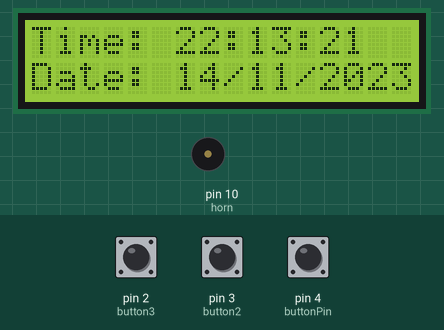
This sketch was run on a simulated Arduino Uno, built with avr-gcc and run on an emulated ATmega328P. Parts: 16×2 character LCD, buzzer (waves = sounding, pin HIGH). The inputs (shaded band) are chosen by the test bench; at power-on: pin 4 (buttonPin) LOW, pin 2 (button3) LOW, pin 3 (button2) LOW. The local clock reads 2024-03-15 10:24:30 at power-on unless the sketch sets it.

Above: at 1.2 s.
1.3 s: pin 4 (buttonPin) pulled HIGH for 0.15 s
At 2.5 s:
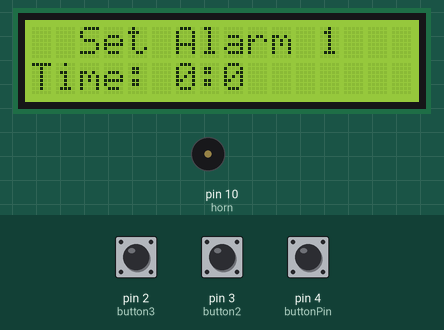
2.9 s: pin 2 (button3) pulled HIGH for 1 s
At 5.1 s:
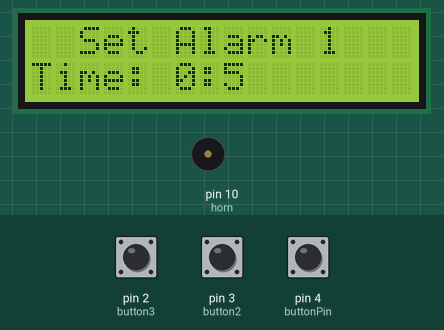
5.4 s: pin 3 (button2) pulled HIGH for 3.2 s
At 9.5 s:
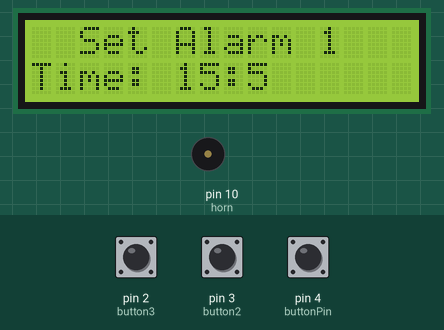
10.1 s: pin 2 (button3) pulled HIGH for 0.15 s
At 11.3 s:
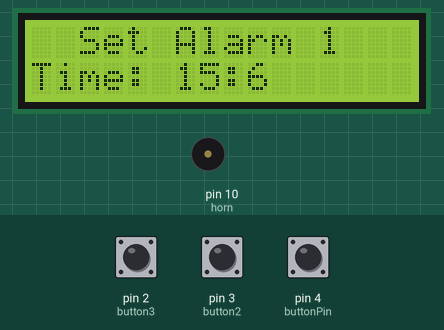
11.8 s: pin 3 (button2) pulled HIGH for 0.15 s
At 12.5 s:
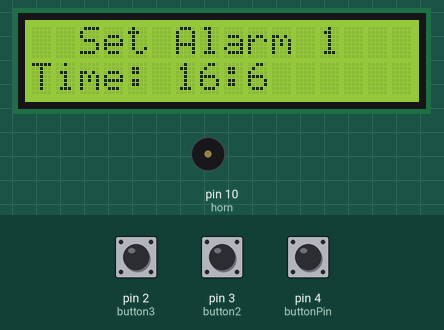
13.5 s: pin 4 (buttonPin) pulled HIGH for 1 s
At 14.5 s:
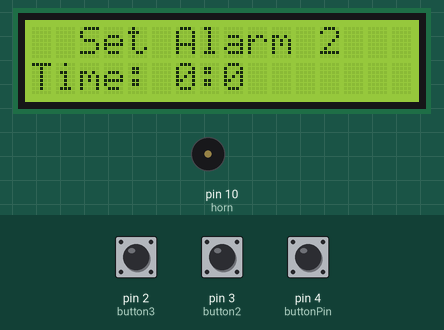
Timing chart, 0 to 16.5 s (numbered marks = the images above; inputs shaded):
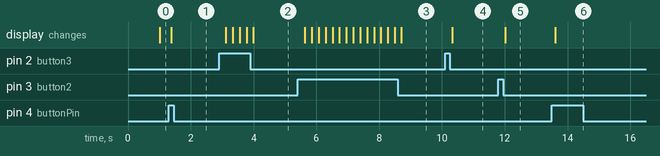

Measured:
- after the input at 1.3 s, the display: changes after 0.08 s (image 1)
- after the input at 2.9 s, the display: first changes after 0.22 s (image 2 shows a later state)
- after the input at 5.4 s, the display: first changes after 0.23 s (image 3 shows a later state)
- after the input at 10.1 s, the display: changes after 0.22 s (image 4)
- after the input at 11.8 s, the display: changes after 0.22 s (image 5)
- after the input at 13.5 s, the display: changes after 0.11 s (image 6)

The sketch:

Alarm_Clock_Code.ino
```cpp
#include <Wire.h>
#include <EEPROM.h>
#include <RTClib.h>
#include <LiquidCrystal_I2C.h>
#include <FastLED.h>

#define LED_PIN 5
#define NUM_LEDS 3
#define BRIGHTNESS 255
#define LED_TYPE WS2811
#define COLOR_ORDER GRB
CRGB leds[NUM_LEDS];

LiquidCrystal_I2C lcd(0x27, 16, 2);
RTC_DS1307 rtc;
int HOUR, MINUT, SECOND;
bool flag = true;
bool alarmflag = true;
int current_second;
int current_minut;
int page = 0;
int Alarm1[2] = { 0, 0 };
int Alarm2[2] = { 0, 0 };

#define UpdateEvery 1
#define buttonPin 4
#define button2 3
#define button3 2
#define horn 10

int buttonState;                     // the current reading from the input pin
int lastButtonState = LOW;           // the previous reading from the input pin
unsigned long lastDebounceTime = 0;  // the last time the output pin was toggled
unsigned long debounceDelay = 50;    // the debounce time; increase if the output flickers

void setup() {
  Wire.begin();
  rtc.begin();
  lcd.begin(16, 2);

  pinMode(buttonPin, INPUT);
  pinMode(button2, INPUT);
  pinMode(button3, INPUT);
  pinMode(horn, OUTPUT);

  lcd.backlight();
  rtc.adjust(DateTime(F(__DATE__), F(__TIME__)));
  //rtc.adjust(DateTime(2014, 1, 21, 23, 59, 30));
  FastLED.addLeds<LED_TYPE, LED_PIN, COLOR_ORDER>(leds, NUM_LEDS).setCorrection(TypicalLEDStrip);
  FastLED.setBrightness(BRIGHTNESS);
}

void loop() {
  lcd.clear();
  fill_solid( leds, NUM_LEDS, CRGB::Black);
  while (page == 0) {
    buttonSwitch();
    DisplayingTime();
  }
  lcd.clear();
  while (page == 1) {
    buttonSwitch();
    setAlarm1();
  }
  lcd.clear();
  while (page == 2) {
    buttonSwitch();
    setAlarm2();
  }
  while (page == 3) {
    lcd.setCursor(0, 0);
    lcd.print("Alarm Ringing..");
    fill_solid( leds, NUM_LEDS, CRGB::Red);
    AlarmRing();
    fill_solid( leds, NUM_LEDS, CRGB::Yellow);
    AlarmRing();
    fill_solid( leds, NUM_LEDS, CRGB::Red);
    AlarmRing();
    fill_solid( leds, NUM_LEDS, CRGB::Yellow);
    AlarmRing();
    fill_solid( leds, NUM_LEDS, CRGB::Black);
    alarmflag = false;
    page = 0;
  }
}

void DisplayingTime() {
  DateTime now = rtc.now();
  HOUR = now.hour();
  MINUT = now.minute();
  SECOND = now.second();

  if (Alarm1[0] == HOUR && Alarm1[1] == MINUT && alarmflag) {
    page = 3;
    current_minut = MINUT;
  }
  if (Alarm2[0] == HOUR && Alarm2[1] == MINUT && alarmflag) {
    page = 3;
    current_minut = MINUT;
  }
  if (current_minut != MINUT) {
    alarmflag = true;
  }
  if (current_second != SECOND) {
    flag = true;
  }

  if (SECOND % UpdateEvery == 0 && flag) {

    if (SECOND == 0) {
      lcd.clear();
    }
    lcd.setCursor(0, 0);
    lcd.print("Time:");
    lcd.setCursor(6, 0);
    lcd.print(HOUR, DEC);
    lcd.print(":");
    lcd.print(MINUT, DEC);
    lcd.print(":");
    lcd.print(SECOND, DEC);
    lcd.setCursor(0, 1);
    lcd.print("Date: ");
    lcd.print(now.day(), DEC);
    lcd.print("/");
    lcd.print(now.month(), DEC);
    lcd.print("/");
    lcd.print(now.year(), DEC);
    current_second = SECOND;
    flag = false;
  }
}

void buttonSwitch() {
  int reading = digitalRead(buttonPin);
  if (reading != lastButtonState) {
    lastDebounceTime = millis();
  }

  if ((millis() - lastDebounceTime) > debounceDelay) {
    if (reading != buttonState) {
      buttonState = reading;
      if (buttonState == HIGH) {
        page++;
        if (page > 2) { page = 0; }
      }
    }
  }
  lastButtonState = reading;
}
void setAlarm1() {
  lcd.setCursor(2, 0);
  lcd.print("Set Alarm 1");

  if (digitalRead(button2) == HIGH) {
    Alarm1[0]++;
    delay(200);
    if (Alarm1[0] > 23) {
      Alarm1[0] = 0;
      lcd.clear();
    }
  }
  if (digitalRead(button3) == HIGH) {
    Alarm1[1]++;
    delay(200);
    if (Alarm1[1] > 59) {
      Alarm1[1] = 0;
      lcd.clear();
    }
  }

  lcd.setCursor(0, 1);
  lcd.print("Time:");
  lcd.setCursor(6, 1);
  lcd.print(Alarm1[0], DEC);
  lcd.print(":");
  lcd.print(Alarm1[1], DEC);
}
void setAlarm2() {
  lcd.setCursor(2, 0);
  lcd.print("Set Alarm 2");

  if (digitalRead(button2) == HIGH) {
    Alarm2[0]++;
    delay(200);
    if (Alarm2[0] > 23) {
      Alarm2[0] = 0;
      lcd.clear();
    }
  }
  if (digitalRead(button3) == HIGH) {
    Alarm2[1]++;
    delay(200);
    if (Alarm2[1] > 59) {
      Alarm2[1] = 0;
      lcd.clear();
    }
  }

  lcd.setCursor(0, 1);
  lcd.print("Time:");
  lcd.setCursor(6, 1);
  lcd.print(Alarm2[0], DEC);
  lcd.print(":");
  lcd.print(Alarm2[1], DEC);
}

void AlarmRing() {
  int x;
  digitalWrite(horn, HIGH);
  for (int i = 0; i < 500; i++) {
    if (digitalRead(button2) == HIGH) {
      alarmflag = false;
      page = 0;
      break;
    }
    delay(1);
  }
  digitalWrite(horn, LOW);
  for (int i = 0; i < 500; i++) {
    if (digitalRead(button2) == HIGH) {
      alarmflag = false;
      page = 0;
      break;
    }
    delay(1);
  }
}
```
